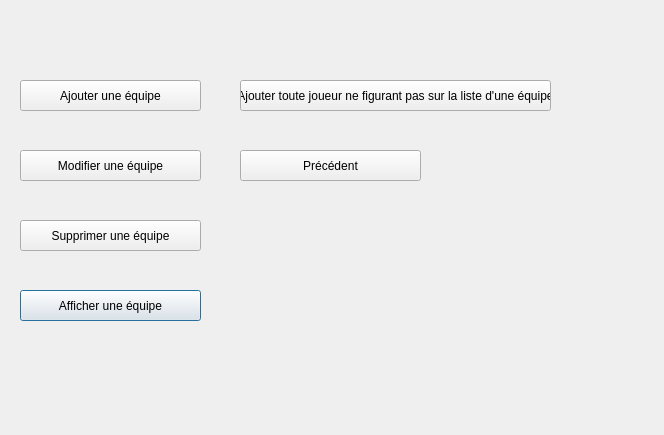
<?xml version="1.0" encoding="UTF-8"?>
<ui version="4.0">
 <class>gestion_equipe</class>
 <widget class="QDialog" name="gestion_equipe">
  <property name="geometry">
   <rect>
    <x>0</x>
    <y>0</y>
    <width>664</width>
    <height>435</height>
   </rect>
  </property>
  <property name="windowTitle">
   <string>Dialog</string>
  </property>
  <widget class="QLabel" name="label">
   <property name="enabled">
    <bool>true</bool>
   </property>
   <property name="geometry">
    <rect>
     <x>0</x>
     <y>0</y>
     <width>681</width>
     <height>441</height>
    </rect>
   </property>
   <property name="focusPolicy">
    <enum>Qt::StrongFocus</enum>
   </property>
   <property name="text">
    <string/>
   </property>
  </widget>
  <widget class="QPushButton" name="Afficher_equipe">
   <property name="geometry">
    <rect>
     <x>20</x>
     <y>290</y>
     <width>181</width>
     <height>31</height>
    </rect>
   </property>
   <property name="text">
    <string>Afficher une équipe</string>
   </property>
  </widget>
  <widget class="QPushButton" name="Modifier_equipe">
   <property name="geometry">
    <rect>
     <x>20</x>
     <y>150</y>
     <width>181</width>
     <height>31</height>
    </rect>
   </property>
   <property name="text">
    <string>Modifier une équipe</string>
   </property>
  </widget>
  <widget class="QPushButton" name="Afficher_equipe_2">
   <property name="geometry">
    <rect>
     <x>240</x>
     <y>150</y>
     <width>181</width>
     <height>31</height>
    </rect>
   </property>
   <property name="text">
    <string>Précédent</string>
   </property>
  </widget>
  <widget class="QPushButton" name="Ajouter_equipe">
   <property name="geometry">
    <rect>
     <x>20</x>
     <y>80</y>
     <width>181</width>
     <height>31</height>
    </rect>
   </property>
   <property name="focusPolicy">
    <enum>Qt::StrongFocus</enum>
   </property>
   <property name="contextMenuPolicy">
    <enum>Qt::DefaultContextMenu</enum>
   </property>
   <property name="text">
    <string>Ajouter une équipe</string>
   </property>
  </widget>
  <widget class="QPushButton" name="Supprimer_equipe">
   <property name="geometry">
    <rect>
     <x>20</x>
     <y>220</y>
     <width>181</width>
     <height>31</height>
    </rect>
   </property>
   <property name="text">
    <string>Supprimer une équipe</string>
   </property>
  </widget>
  <widget class="QPushButton" name="Ajouter_equipe_2">
   <property name="geometry">
    <rect>
     <x>240</x>
     <y>80</y>
     <width>311</width>
     <height>31</height>
    </rect>
   </property>
   <property name="focusPolicy">
    <enum>Qt::StrongFocus</enum>
   </property>
   <property name="contextMenuPolicy">
    <enum>Qt::DefaultContextMenu</enum>
   </property>
   <property name="text">
    <string>Ajouter toute joueur ne figurant pas sur la liste d'une équipe</string>
   </property>
  </widget>
 </widget>
 <resources/>
 <connections/>
</ui>
